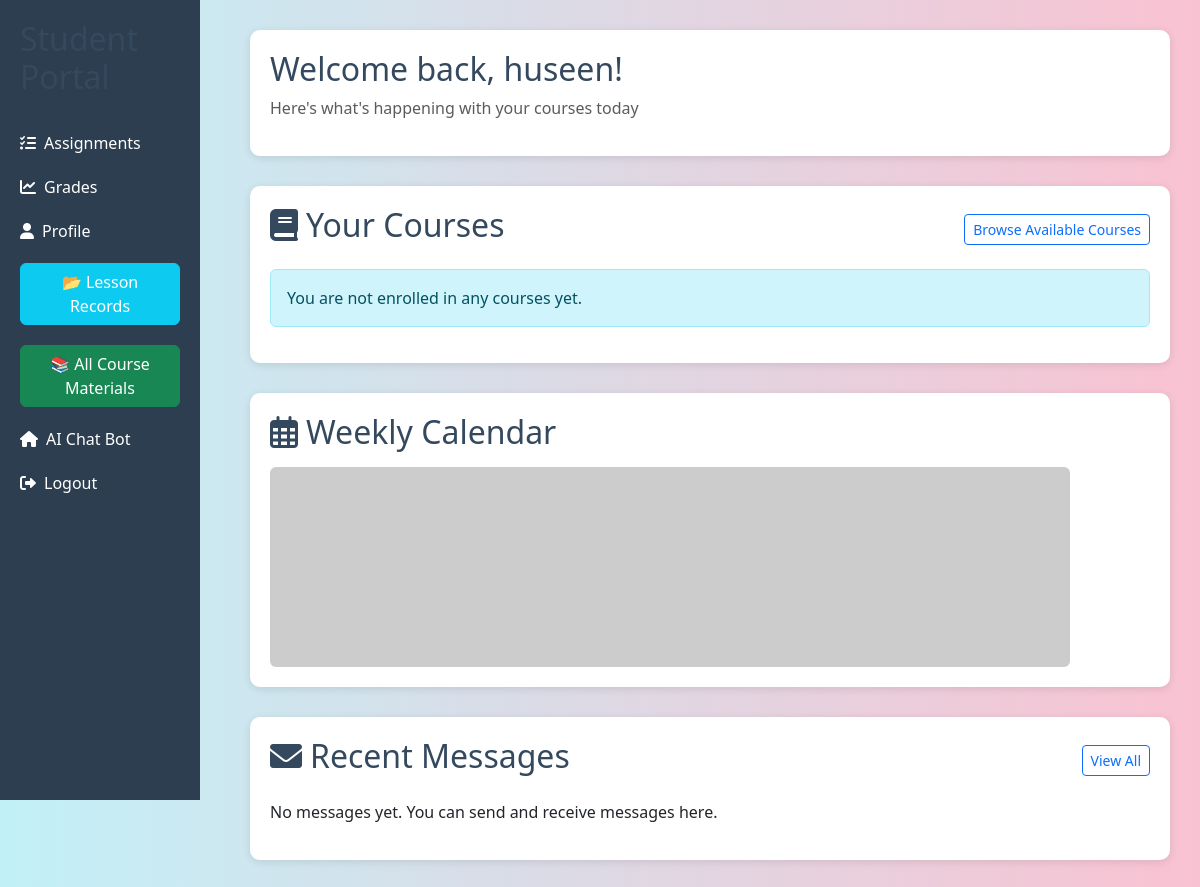
The app's page /home/student/ (signed in), older data.
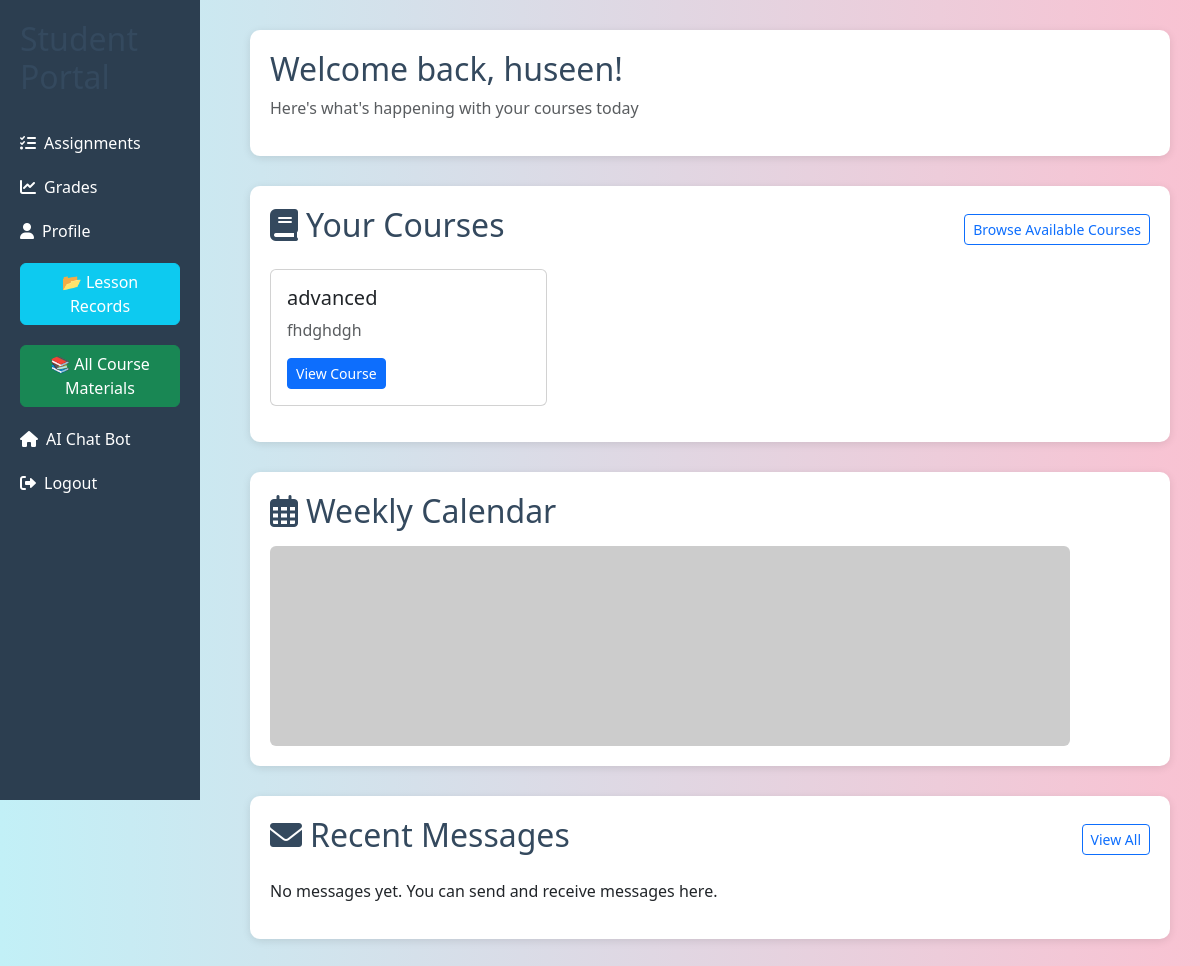
The same page, newer data.
### users/models.py (models this page shows, shortened)
class Enrollment(models.Model):
    student = models.ForeignKey(Student, on_delete=models.CASCADE)
    course = models.ForeignKey(Course, on_delete=models.CASCADE)
    enrolled_on = models.DateTimeField(auto_now_add=True)
    class Meta:
        unique_together = ('student', 'course')

class Course(models.Model):
    title = models.CharField(max_length=100)
    description = models.TextField()
    teacher = models.ForeignKey(Teacher, on_delete=models.CASCADE, related_name='courses')
    learning_level = models.ForeignKey(LearningLevel, on_delete=models.CASCADE, related_name='courses')

### users/views.py (the view)
# urls.py: path('home/student/', views.student_home, name='student_home'),
@login_required
def student_home(request):
    student = Student.objects.get(user=request.user)
    level = student.learning_level
    schedule = StudentSchedule.objects.filter(student=student)
    enrollments = Enrollment.objects.filter(student=student).select_related('course', 'course__teacher')
    enrolled_course_ids = enrollments.values_list('course_id', flat=True)
    recent_assignments = []
    assignments = Assignment.objects.filter(
        content__section__course_id__in=enrolled_course_ids
    ).select_related(
        'content', 'content__section', 'content__section__course'
    ).order_by('deadline')[:5]  # Limit to 5 most relevant
    for assignment in assignments:
        submission = Submission.objects.filter(
            assignment=assignment,
            student=student
        ).first()
        recent_assignments.append({
            'id': assignment.id,
            'content': assignment.content,
            'deadline': assignment.deadline,
            'is_past_due': assignment.deadline < timezone.now(),
            'submission': submission
        })
    recent_messages = Message.objects.filter(
        sender=request.user
    ).order_by('-timestamp')[:3]
    context = {
        'schedule': schedule,
        'enrollments': enrollments,
        'student': student,
        'level': level,
        'recent_assignments': recent_assignments,
        'messages': recent_messages
    }
    return render(request, 'users/student_home.html', context)

### users/templates/users/student_home.html (shortened to what this page needs)
<!DOCTYPE html>
<html lang="en">
<head>
    <link href="https://cdn.jsdelivr.net/npm/bootstrap@5.3.0/dist/css/bootstrap.min.css" rel="stylesheet">
    <link rel="stylesheet" href="https://cdnjs.cloudflare.com/ajax/libs/font-awesome/6.0.0/css/all.min.css">
</head>
<body>
    <div class="sidebar">
        <h2 class="mb-4">Student Portal</h2>
        <a href="{% url 'assignment_list' %}"><i class="fas fa-tasks me-2"></i>Assignments</a>
        <a href="{% url 'view_grades' %}"><i class="fas fa-chart-line me-2"></i>Grades</a>
        <a href="{% url 'edit_student_profile' %}"><i class="fas fa-user me-2"></i>Profile</a>
        <a href="{% url 'view_lesson_records' %}" class="btn btn-info">📂 Lesson Records</a>
        <a href="{% url 'student_course_materials' %}" class="btn btn-success">📚 All Course Materials</a>
        <a href="{% url 'chatbot' %}" class="active"><i class="fas fa-home me-2"></i>AI Chat Bot</a>
        <a href="{% url 'login' %}"><i class="fas fa-sign-out-alt me-2"></i>Logout</a>
    </div>
    <div class="main">
        <div class="dashboard-card">
            <h2>Welcome back, {{ request.user.username }}!</h2>
            <p class="text-muted">Here's what's happening with your courses today</p>
        </div>
        <div class="dashboard-card">
            <div class="d-flex justify-content-between align-items-center mb-3">
                <h2><i class="fas fa-book me-2"></i>Your Courses</h2>
                <a href="{% url 'course_list' %}" class="btn btn-sm btn-outline-primary">
                    Browse Available Courses
                </a>
            </div>
            {% if enrollments %}
                <div class="row mt-3">
                    {% for enrollment in enrollments %}
                    <div class="col-md-4 mb-3">
                        <div class="card h-100">
                            <div class="card-body">
                                <h5 class="card-title">{{ enrollment.course.title }}</h5>
                                <p class="card-text text-muted">{{ enrollment.course.description|truncatewords:15 }}</p>
                                <a href="{% url 'student_course_content' enrollment.course.id %}" class="btn btn-sm btn-primary">
                                    View Course
                                </a>
                            </div>
                        </div>
                    </div>
                    {% endfor %}
                </div>
            {% else %}
                <div class="alert alert-info">
                    You are not enrolled in any courses yet.
                </div>
            {% endif %}
        </div>
        <div class="dashboard-card">
            <h2><i class="far fa-calendar-alt me-2"></i>Weekly Calendar</h2>
            <div class="mt-3">
                <img src="https://via.placeholder.com/800x200?text=Calendar+View" alt="Calendar" class="img-fluid rounded">
            </div>
        </div>
        <div class="dashboard-card">
            <div class="d-flex justify-content-between align-items-center mb-3">
                <h2><i class="fas fa-envelope me-2"></i>Recent Messages</h2>
                <a href="#" class="btn btn-sm btn-outline-primary">View All</a>
            </div>
            {% if messages %}
                <ul>
                    {% for msg in messages %}
                        <li><strong>{{ msg.sender.username }}:</strong> {{ msg.content }} <em>({{ msg.timestamp|date:'d M H:i' }})</em></li>
                    {% endfor %}
                </ul>
            {% else %}
                <p>No messages yet. You can send and receive messages here.</p>
            {% endif %}
        </div>
    </div>
</body>
</html>

Row changes from the older to the newer data that the page shows:
added Enrollment: course "advanced", course.description "fhdghdgh"
Text that changed along with them:
text no longer shown: "You are not enrolled in any courses yet."
